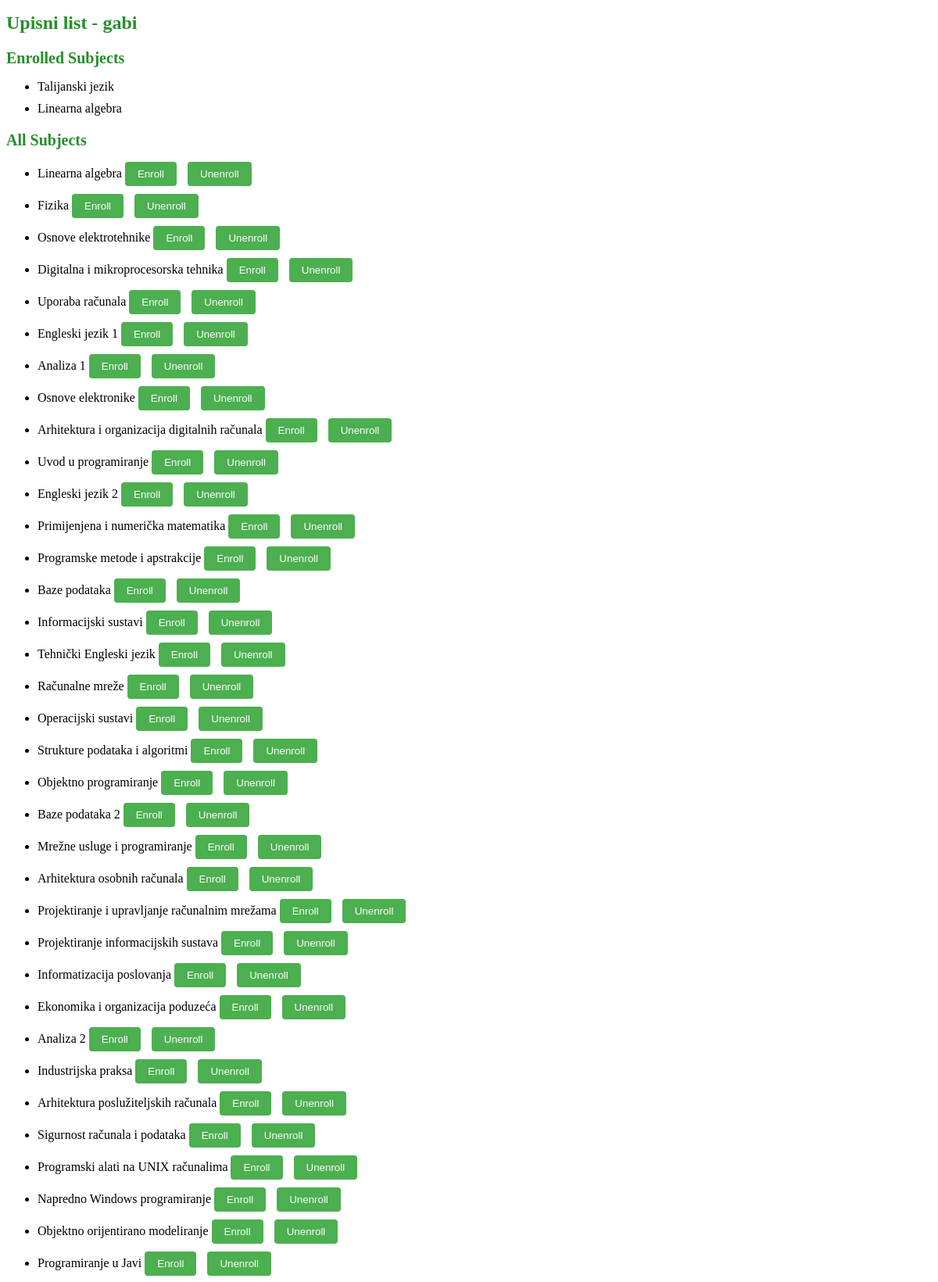
The app's page /upisni_list/9/ (upper part) with its own data.
### app_1/models.py (models this page shows, shortened)
class Korisnici(AbstractUser):
    ROLES = (('prof', 'profesor'), ('stu', 'student'), ('admin', 'admin'))
    STATUS = (('none', 'None'), ('izv', 'izvanredni student'), ('red', 'redovni student'))
    role = models.CharField(max_length=50, choices=ROLES)
    status = models.CharField(max_length=50, choices=STATUS)

class Upisi(models.Model):
    student_id = models.ForeignKey(Korisnici, on_delete=models.CASCADE)
    predmet_id = models.ForeignKey(Predmeti, on_delete=models.CASCADE)
    status = models.CharField(max_length=100, choices=Predmeti.STATUS)

class Predmeti(models.Model):
    IZBORNI = (('DA', 'da'), ('NE', 'ne'))
    STATUS = (('upis', 'upisan'), ('da', 'polozen'), ('ne', 'izgubio potpis'))
    name = models.CharField(max_length=50)
    kod = models.CharField(max_length=50)
    program = models.CharField(max_length=50)
    ects = models.IntegerField()
    sem_red = models.IntegerField()
    sem_izv = models.IntegerField()
    izborni = models.CharField(max_length=50, choices=IZBORNI)
    nositelj = models.ForeignKey(Korisnici, on_delete=models.SET_NULL, null=True)

### app_1/views.py (the view)
# urls.py: path('upisni_list/<int:student_id>/', views.upisni_list, name='upisni_list'),
def upisni_list(request, student_id):
    student = get_object_or_404(Korisnici, id=student_id)
    enrolled_subjects = Upisi.objects.filter(student_id=student_id)
    subjects = Predmeti.objects.all()
    return render(request, 'upisni_list.html', {'student': student, 'subjects': subjects, 'enrolled_subjects': enrolled_subjects})

### app_1/templates/upisni_list.html (shortened to what this page needs)
{% extends 'base.html' %}
{% block upisni_list %}
  <h1>Upisni list - {{ student.username }}</h1>
  <div class="row">
    <div class="col-md-6">
      <h2>Enrolled Subjects</h2>
      <ul>
        {% for subject in enrolled_subjects %}
          <li>{{ subject.predmet_id.name }}</li>
        {% endfor %}
      </ul>
    </div>
    <div class="col-md-6">
      <h2>All Subjects</h2>
      <ul>
        {% for subject in subjects %}
          <li>
            {{ subject.name }}
            <div class="button-container">
              <form method="post" action="{% url 'enroll_subject' student.id %}">
                <button type="submit" class="submit-button">Enroll</button>
              </form>
            </div>
            <div class="button-container">
              <form method="post" action="{% url 'unenroll_subject' student.id %}">
                <button type="submit" class="submit-button">Unenroll</button>
              </form>
            </div>
          </li>
        {% endfor %}
      </ul>
    </div>
  </div>
{% endblock %}

### app_1/templates/upisni_list.html (style rules this page uses)
h1 { color: #248f28; font-size: 24px; margin-bottom: 20px; }
h2 { color: #248f28; font-size: 20px; margin-bottom: 10px; }
ul { margin-bottom: 20px; }
li { margin-bottom: 10px; }
.col-md-6 { width: 50%; }
.button-container { display: inline-block; margin-right: 10px; }
.submit-button { background-color: #4CAF50; color: white; padding: 8px 16px; border: none; border-radius: 4px; cursor: pointer; }

### records on screen
Korisnici: username "gabi"
Upisi: predmet_id.name "Talijanski jezik"
Upisi: predmet_id.name "Linearna algebra"
Predmeti: name "Linearna algebra"
Predmeti: name "Fizika"
Predmeti: name "Osnove elektrotehnike"
Predmeti: name "Digitalna i mikroprocesorska tehnika"
Predmeti: name "Uporaba računala"
Predmeti: name "Engleski jezik 1"
Predmeti: name "Analiza 1"
Predmeti: name "Osnove elektronike"
Predmeti: name "Arhitektura i organizacija digitalnih računala"
Predmeti: name "Uvod u programiranje"
Predmeti: name "Engleski jezik 2"
Predmeti: name "Primijenjena i numerička matematika"
Predmeti: name "Programske metode i apstrakcije"
Predmeti: name "Baze podataka"
Predmeti: name "Informacijski sustavi"
Predmeti: name "Tehnički Engleski jezik"
Predmeti: name "Računalne mreže"
Predmeti: name "Operacijski sustavi"
Predmeti: name "Strukture podataka i algoritmi"
Predmeti: name "Objektno programiranje"
Predmeti: name "Baze podataka 2"
Predmeti: name "Mrežne usluge i programiranje"
Predmeti: name "Arhitektura osobnih računala"
Predmeti: name "Projektiranje i upravljanje računalnim mrežama"
Predmeti: name "Projektiranje informacijskih sustava"
Predmeti: name "Informatizacija poslovanja"
Predmeti: name "Ekonomika i organizacija poduzeća"
Predmeti: name "Analiza 2"
Predmeti: name "Industrijska praksa"
Predmeti: name "Arhitektura poslužiteljskih računala"
Predmeti: name "Sigurnost računala i podataka"
Predmeti: name "Programski alati na UNIX računalima"
Predmeti: name "Napredno Windows programiranje"
Predmeti: name "Objektno orijentirano modeliranje"
Predmeti: name "Programiranje u Javi"
